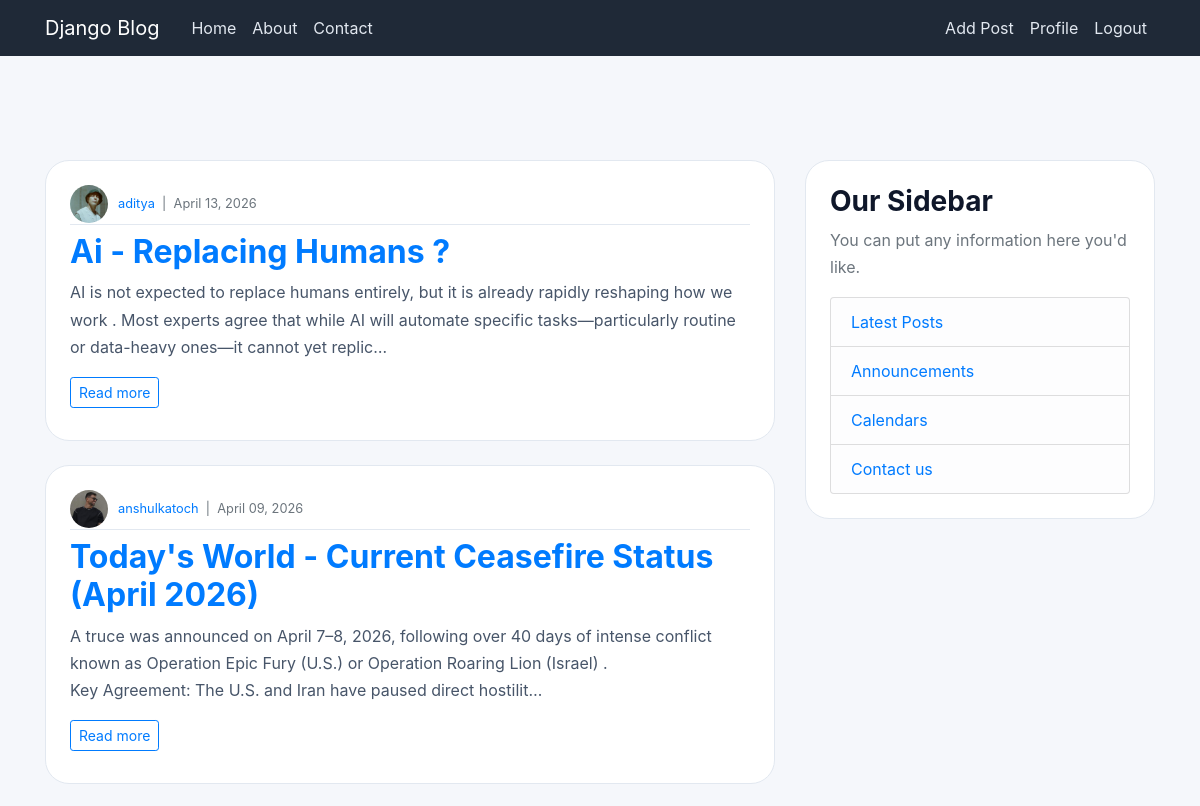
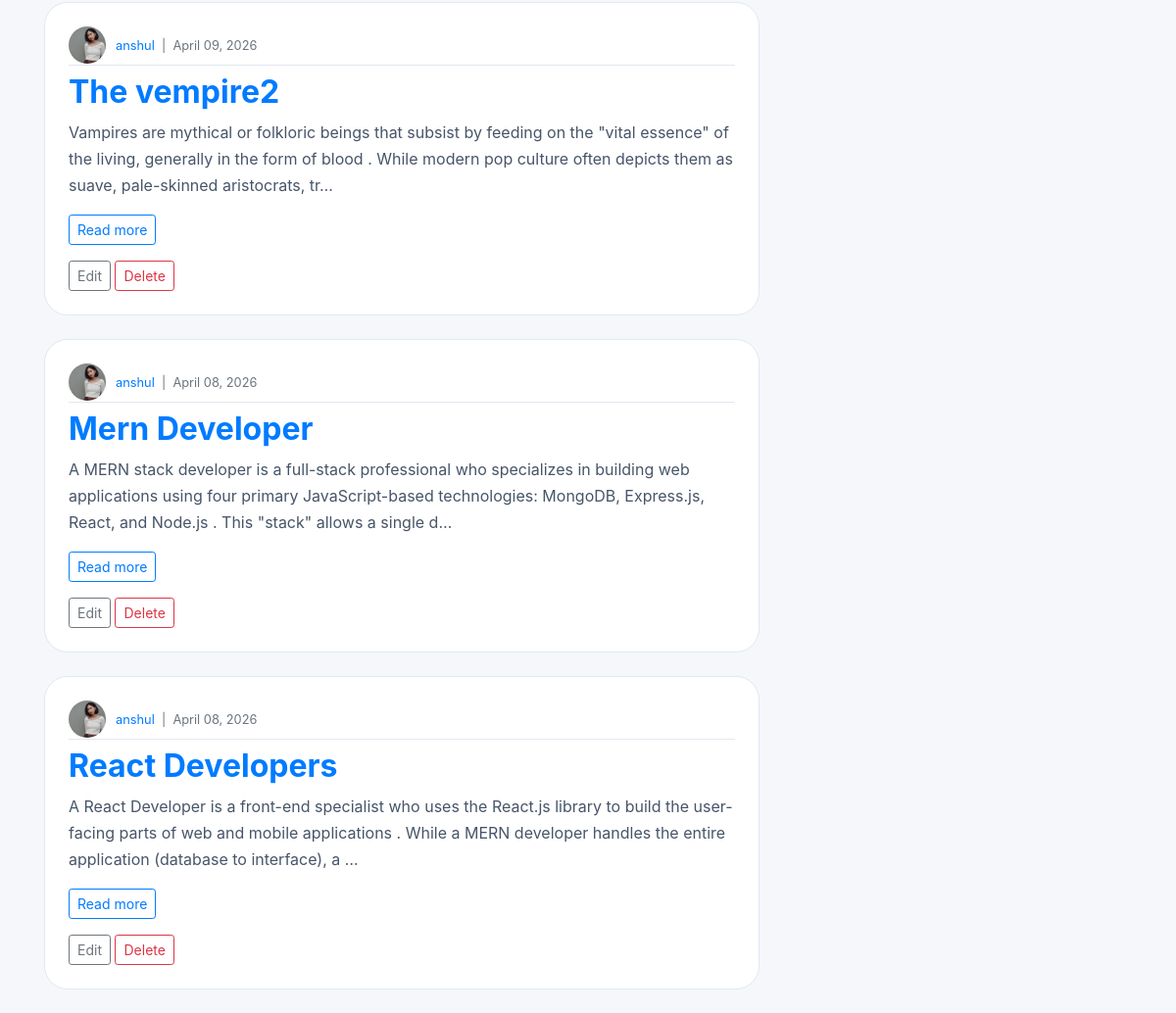
The app's page / (signed in) with its own data (2 pictures, top to bottom).
### blog/models.py (models this page shows, shortened)
class Posts(models.Model):
    title = models.CharField(max_length=200)
    content = models.TextField()
    date_posted = models.DateTimeField(default=timezone.now)
    author = models.ForeignKey(User, on_delete=models.CASCADE)

### users/models.py (models this page shows, shortened)
class Profile(models.Model):
    user = models.OneToOneField(User, on_delete=models.CASCADE)
    image = models.ImageField(default='profile_pics/defaultImg.jpg', upload_to='profile_pics')
    bio = models.TextField(blank=True)

### blog/views.py (the view)
# urls.py: path('', PostLiveView.as_view(), name='blog-home'),
class PostLiveView(ListView):
    model = Posts
    template_name = 'blog/home.html'
    context_object_name = 'posts'
    ordering = ['-date_posted']
    paginate_by = 5

### blog/templates/blog/home.html
{% extends 'blog/base.html' %}
{% block content %}
  {% if posts %}
    {% for post in posts %}
      <article class="media content-section mb-4">
        <div class="row">
          <div class="media-body col-md-12">
            <div class="article-metadata mb-2 d-flex align-items-center gap-2">
              <img src="{{ post.author.profile.image.url }}" class="rounded-circle" style="width:38px; height:38px; margin-right: 10px; object-fit:cover;" alt="{{ post.author.username }}">
              <small class="text-muted">
                <a class="text-decoration-none" href="{% url 'user_posts' post.author.username %}">{{ post.author.username }}</a>
                &nbsp;|&nbsp; {{ post.date_posted|date:"F d, Y" }}
              </small>
            </div>
            <h2 class="mt-2"><a href="{% url 'post-detail' post.pk %}">{{ post.title }}</a></h2>
            <p class="article-content">{{ post.content|truncatechars:220 }}</p>
            <a class="btn btn-sm btn-outline-primary mb-2" href="{% url 'post-detail' post.pk %}">Read more</a>
            {% if user.is_authenticated and user == post.author %}
              <div class="mt-2">
                <a class="btn btn-sm btn-outline-secondary" href="{% url 'post-update' post.pk %}">Edit</a>
                <a class="btn btn-sm btn-outline-danger" href="{% url 'post-delete' post.pk %}">Delete</a>
              </div>
            {% endif %}
          </div>
        </div>
      </article>
    {% endfor %}
  {% else %}
    <p>No posts are available yet.</p>
  {% endif %}
{% endblock %}

### blog/static/blog/main.css (style rules this page uses)
body { background: #f5f7fb; color: #1f2937; margin-top: 5rem; font-family: 'Inter', 'Segoe UI', system-ui, -apple-system, BlinkMacSystemFont, 'Segoe UI', sans-serif; }
p { color: #475569; line-height: 1.7; }
h1, h2, h3, h4, h5, h6 { color: #0f172a; font-weight: 700; }
.content-section { background: #ffffff; padding: 24px; border-radius: 24px; border: 1px solid #e2e8f0; margin-bottom: 24px; }
.article-content { white-space: pre-line; }
.article-metadata { padding-bottom: 1px; margin-bottom: 4px; border-bottom: 1px solid #e2e8f0; }

### records on screen
Posts: author.profile.image (picture), author.username "aditya", date_posted "April 13, 2026", title "Ai - Replacing Humans ?", content "AI is not expected to replace humans entirely, but it is already rapidly reshaping how we work . Most experts agree that while AI will automate specific tasks—particularly routine or data-heavy ones—it cannot yet replic…"
Posts: author.profile.image (picture), author.username "anshulkatoch", date_posted "April 09, 2026", title "Today's World - Current Ceasefire Status (April 2026)", content "A truce was announced on April 7–8, 2026, following over 40 days of intense conflict known as Operation Epic Fury (U.S.) or Operation Roaring Lion (Israel) . Key Agreement: The U.S. and Iran have paused direct hostilit…"
Posts: author.profile.image (picture), author.username "anshul", date_posted "April 09, 2026", title "The vempire2", content "Vampires are mythical or folkloric beings that subsist by feeding on the \"vital essence\" of the living, generally in the form of blood . While modern pop culture often depicts them as suave, pale-skinned aristocrats, tr…", shows "Edit"
Posts: author.profile.image (picture), author.username "anshul", date_posted "April 08, 2026", title "Mern Developer", content "A MERN stack developer is a full-stack professional who specializes in building web applications using four primary JavaScript-based technologies: MongoDB, Express.js, React, and Node.js . This \"stack\" allows a single d…", shows "Edit"
Posts: author.profile.image (picture), author.username "anshul", date_posted "April 08, 2026", title "React Developers", content "A React Developer is a front-end specialist who uses the React.js library to build the user-facing parts of web and mobile applications . While a MERN developer handles the entire application (database to interface), a …", shows "Edit"
